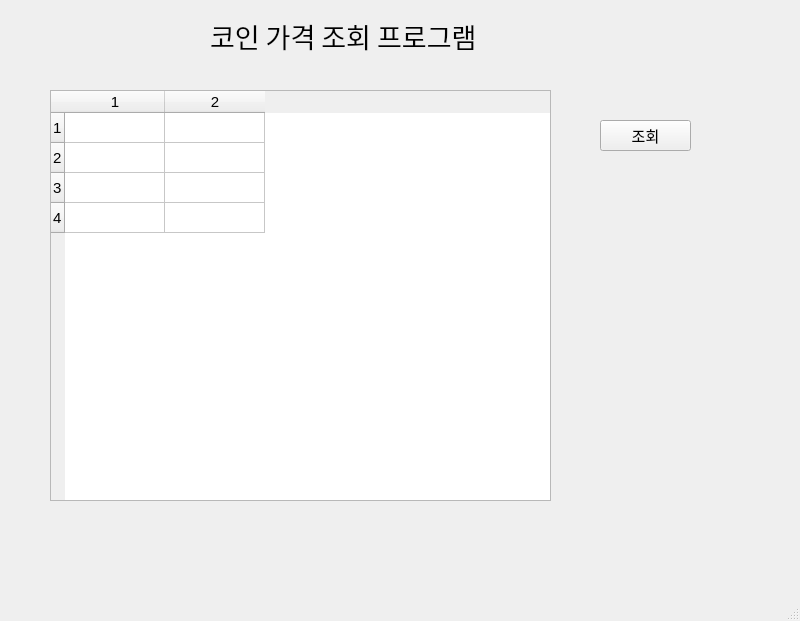
<?xml version="1.0" encoding="UTF-8"?>
<ui version="4.0">
 <class>MainWindow</class>
 <widget class="QMainWindow" name="MainWindow">
  <property name="geometry">
   <rect>
    <x>0</x>
    <y>0</y>
    <width>800</width>
    <height>621</height>
   </rect>
  </property>
  <property name="font">
   <font>
    <pointsize>11</pointsize>
   </font>
  </property>
  <property name="windowTitle">
   <string>코인 조회 프로그램</string>
  </property>
  <widget class="QWidget" name="centralwidget">
   <widget class="QLabel" name="label">
    <property name="geometry">
     <rect>
      <x>210</x>
      <y>0</y>
      <width>371</width>
      <height>71</height>
     </rect>
    </property>
    <property name="font">
     <font>
      <family>굴림</family>
      <pointsize>20</pointsize>
     </font>
    </property>
    <property name="text">
     <string>코인 가격 조회 프로그램</string>
    </property>
   </widget>
   <widget class="QPushButton" name="pushButton">
    <property name="geometry">
     <rect>
      <x>600</x>
      <y>120</y>
      <width>91</width>
      <height>31</height>
     </rect>
    </property>
    <property name="font">
     <font>
      <family>굴림</family>
     </font>
    </property>
    <property name="text">
     <string>조회</string>
    </property>
   </widget>
   <widget class="QTableWidget" name="tableWidget">
    <property name="geometry">
     <rect>
      <x>50</x>
      <y>90</y>
      <width>501</width>
      <height>411</height>
     </rect>
    </property>
    <property name="rowCount">
     <number>4</number>
    </property>
    <property name="columnCount">
     <number>2</number>
    </property>
    <row/>
    <row/>
    <row/>
    <row/>
    <column/>
    <column/>
   </widget>
  </widget>
  <widget class="QMenuBar" name="menubar">
   <property name="geometry">
    <rect>
     <x>0</x>
     <y>0</y>
     <width>800</width>
     <height>31</height>
    </rect>
   </property>
  </widget>
  <widget class="QStatusBar" name="statusbar"/>
 </widget>
 <resources/>
 <connections/>
</ui>
